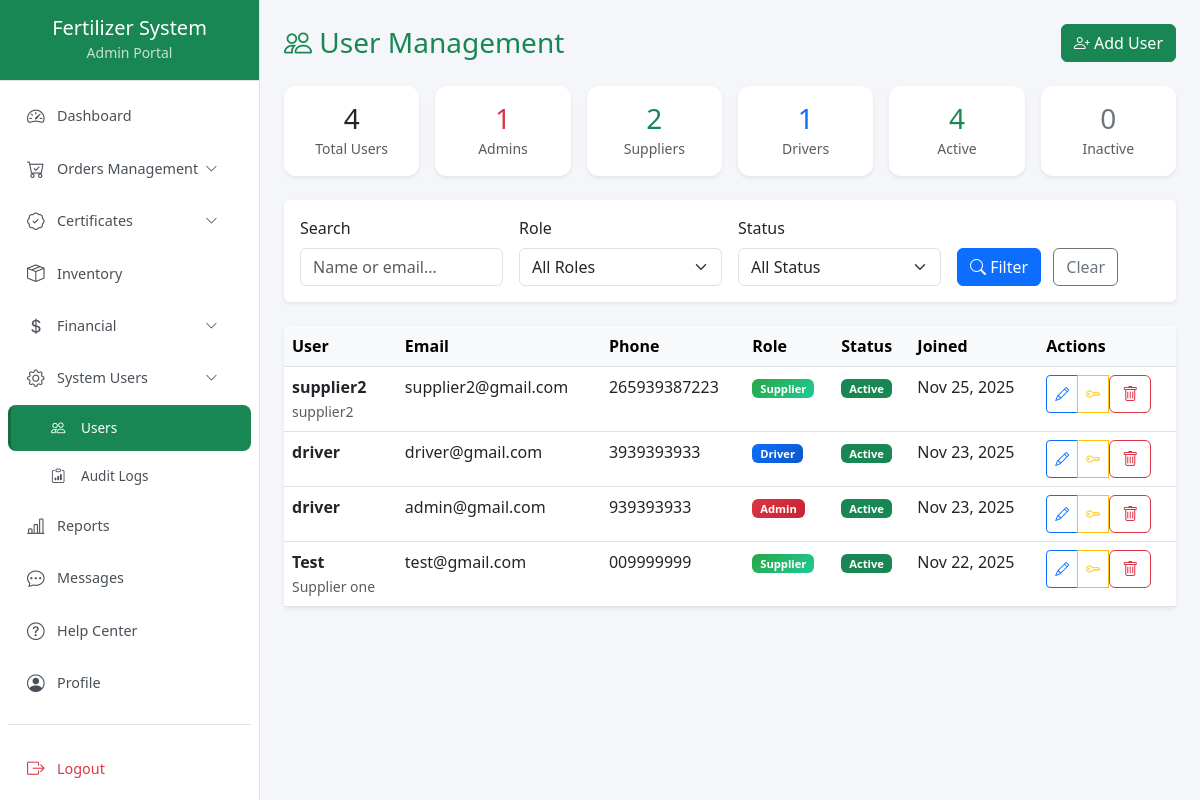
Page /admin/manage_users.php (signed in) on the committed database.
### tables this page shows
CREATE TABLE `suppliers` (
  `id` int(11) NOT NULL,
  `user_id` int(11) NOT NULL,
  `company_name` varchar(255) DEFAULT NULL,
  `phone` varchar(20) DEFAULT NULL,
  `address` text DEFAULT NULL,
  `created_at` timestamp NOT NULL DEFAULT current_timestamp(),
  `updated_at` timestamp NOT NULL DEFAULT current_timestamp() ON UPDATE current_timestamp()
);

CREATE TABLE `users` (
  `id` int(11) NOT NULL,
  `full_name` varchar(255) DEFAULT NULL,
  `email` varchar(100) DEFAULT NULL,
  `phone` varchar(20) DEFAULT NULL,
  `password` varchar(255) DEFAULT NULL,
  `role` enum('admin','supplier','driver') DEFAULT 'supplier',
  `status` enum('active','inactive') DEFAULT 'active',
  `created_at` timestamp NOT NULL DEFAULT current_timestamp()
);

### admin/manage_users.php (the view, shortened to what this page needs)
<?php
include('../includes/db.php');
$role_filter = $_GET['role'] ?? 'all';
$status_filter = $_GET['status'] ?? 'all';
$search = $_GET['search'] ?? '';
$whereConditions = ["1=1"];
$whereClause = implode(' AND ', $whereConditions);
$users = $conn->query("
    SELECT u.*, s.company_name
    FROM users u
    LEFT JOIN suppliers s ON u.id = s.user_id
    WHERE {$whereClause}
    ORDER BY u.created_at DESC
")->fetch_all(MYSQLI_ASSOC);
$stats = $conn->query("
    SELECT
        COUNT(*) as total,
        SUM(CASE WHEN role = 'admin' THEN 1 ELSE 0 END) as admins,
        SUM(CASE WHEN role = 'supplier' THEN 1 ELSE 0 END) as suppliers,
        SUM(CASE WHEN role = 'driver' THEN 1 ELSE 0 END) as drivers,
        SUM(CASE WHEN status = 'active' THEN 1 ELSE 0 END) as active,
        SUM(CASE WHEN status = 'inactive' THEN 1 ELSE 0 END) as inactive
    FROM users
")->fetch_assoc();
?>
<!DOCTYPE html>
<html lang="en">
<head>
    <link href="https://cdn.jsdelivr.net/npm/bootstrap@5.3.0/dist/css/bootstrap.min.css" rel="stylesheet">
    <link href="https://cdn.jsdelivr.net/npm/bootstrap-icons@1.10.5/font/bootstrap-icons.css" rel="stylesheet">
</head>
<body>
<div class="d-flex">
    <?php include('../includes/sidebar.php'); ?>
    <div class="flex-grow-1 p-4">
        <div class="d-flex justify-content-between align-items-center mb-4">
            <h3 class="text-success mb-0"><i class="bi bi-people"></i> User Management</h3>
            <button class="btn btn-success" data-bs-toggle="modal" data-bs-target="#addUserModal">
                <i class="bi bi-person-plus"></i> Add User
            </button>
        </div>
        <div class="row g-3 mb-4">
            <div class="col-md-2">
                <div class="card stat-card shadow-sm text-center">
                    <div class="card-body">
                        <h3 class="mb-0"><?= $stats['total'] ?></h3>
                        <small class="text-muted">Total Users</small>
                    </div>
                </div>
            </div>
            <div class="col-md-2">
                <div class="card stat-card shadow-sm text-center">
                    <div class="card-body">
                        <h3 class="mb-0 text-danger"><?= $stats['admins'] ?></h3>
                        <small class="text-muted">Admins</small>
                    </div>
                </div>
            </div>
            <div class="col-md-2">
                <div class="card stat-card shadow-sm text-center">
                    <div class="card-body">
                        <h3 class="mb-0 text-success"><?= $stats['suppliers'] ?></h3>
                        <small class="text-muted">Suppliers</small>
                    </div>
                </div>
            </div>
            <div class="col-md-2">
                <div class="card stat-card shadow-sm text-center">
                    <div class="card-body">
                        <h3 class="mb-0 text-primary"><?= $stats['drivers'] ?></h3>
                        <small class="text-muted">Drivers</small>
                    </div>
                </div>
            </div>
            <div class="col-md-2">
                <div class="card stat-card shadow-sm text-center">
                    <div class="card-body">
                        <h3 class="mb-0 text-success"><?= $stats['active'] ?></h3>
                        <small class="text-muted">Active</small>
                    </div>
                </div>
            </div>
            <div class="col-md-2">
                <div class="card stat-card shadow-sm text-center">
                    <div class="card-body">
                        <h3 class="mb-0 text-secondary"><?= $stats['inactive'] ?></h3>
                        <small class="text-muted">Inactive</small>
                    </div>
                </div>
            </div>
        </div>
        <div class="card border-0 shadow-sm mb-4">
            <div class="card-body">
                <form method="GET" class="row g-3 align-items-end">
                    <div class="col-md-3">
                        <label class="form-label">Search</label>
                        <input type="text" name="search" class="form-control" placeholder="Name or email..." value="<?= htmlspecialchars($search) ?>">
                    </div>
                    <div class="col-md-3">
                        <label class="form-label">Role</label>
                        <select name="role" class="form-select">
                            <option value="all" <?= $role_filter === 'all' ? 'selected' : '' ?>>All Roles</option>
                        </select>
                    </div>
                    <div class="col-md-3">
                        <label class="form-label">Status</label>
                        <select name="status" class="form-select">
                            <option value="all" <?= $status_filter === 'all' ? 'selected' : '' ?>>All Status</option>
                        </select>
                    </div>
                    <div class="col-md-3">
                        <button type="submit" class="btn btn-primary me-2"><i class="bi bi-search"></i> Filter</button>
                        <a href="manage_users.php" class="btn btn-outline-secondary">Clear</a>
                    </div>
                </form>
            </div>
        </div>
        <div class="card border-0 shadow-sm">
            <div class="card-body p-0">
                <div class="table-responsive">
                    <table class="table table-hover mb-0">
                        <thead class="table-light">
                            <tr>
                                <th>User</th>
                                <th>Email</th>
                                <th>Phone</th>
                                <th>Role</th>
                                <th>Status</th>
                                <th>Joined</th>
                                <th>Actions</th>
                            </tr>
                        </thead>
                        <tbody>
                        <?php if (empty($users)): ?>
                            <tr><td colspan="7" class="text-center py-4 text-muted">No users found.</td></tr>
                        <?php else: ?>
                            <?php foreach ($users as $user): ?>
                            <tr class="user-row">
                                <td>
                                    <strong><?= htmlspecialchars($user['full_name']) ?></strong>
                                    <?php if ($user['company_name']): ?>
                                        <br><small class="text-muted"><?= htmlspecialchars($user['company_name']) ?></small>
                                    <?php endif; ?>
                                </td>
                                <td><?= htmlspecialchars($user['email']) ?></td>
                                <td><?= htmlspecialchars($user['phone'] ?: '-') ?></td>
                                <td>
                                    <span class="badge role-badge-<?= $user['role'] ?> text-white">
                                        <?= ucfirst($user['role']) ?>
                                    </span>
                                </td>
                                <td>
                                    <span class="badge bg-<?= $user['status'] === 'active' ? 'success' : 'secondary' ?>">
                                        <?= ucfirst($user['status']) ?>
                                    </span>
                                </td>
                                <td><?= date('M d, Y', strtotime($user['created_at'])) ?></td>
                                <td>
                                    <div class="btn-group btn-group-sm">
                                        <button class="btn btn-outline-primary" title="Edit"
                                                onclick="editUser(<?= htmlspecialchars(json_encode($user)) ?>)">
                                            <i class="bi bi-pencil"></i>
                                        </button>
                                        <button class="btn btn-outline-warning" title="Reset Password"
                                                onclick="resetPassword(<?= $user['id'] ?>, '<?= htmlspecialchars($user['full_name']) ?>')">
                                            <i class="bi bi-key"></i>
                                        </button>
                                        <form method="POST" class="d-inline" onsubmit="return confirm('Delete this user?');">
                                            <button type="submit" name="delete_user" class="btn btn-outline-danger" title="Delete">
                                                <i class="bi bi-trash"></i>
                                            </button>
                                        </form>
                                    </div>
                                </td>
                            </tr>
                            <?php endforeach; ?>
                        <?php endif; ?>
                        </tbody>
                    </table>
                </div>
            </div>
        </div>
    </div>
</div>
</body>
</html>

### admin/manage_users.php (style rules this page uses)
body { background: #f4f6f9; }
.stat-card { border-radius: 12px; border: none; }
.user-row { transition: background 0.2s; }
.role-badge-admin { background: linear-gradient(135deg, #dc3545, #c82333); }
.role-badge-supplier { background: linear-gradient(135deg, #28a745, #20c997); }
.role-badge-driver { background: linear-gradient(135deg, #0d6efd, #0a58ca); }

### includes/sidebar.php (style rules this page uses)
.badge { font-size: 0.7rem; padding: 0.25rem 0.5rem; }

### rows in the picture
suppliers: user.full_name "supplier2", company_name "supplier2", user.email "supplier2@gmail.com", user.phone "265939387223", user.role "Supplier", user.status "Active", user.created_at "Nov 25, 2025"
users: full_name "driver", email "driver@gmail.com", phone "3939393933", role "Driver", status "Active", created_at "Nov 23, 2025"
users: full_name "driver", email "admin@gmail.com", phone "939393933", role "Admin", status "Active", created_at "Nov 23, 2025"
suppliers: user.full_name "Test", company_name "Supplier one", user.email "test@gmail.com", user.phone "009999999", user.role "Supplier", user.status "Active", user.created_at "Nov 22, 2025"

### other values in the picture
$role "Admin"
$stats['total'] "4"
$stats['admins'] "1"
$stats['suppliers'] "2"
$stats['drivers'] "1"
$stats['active'] "4"
$stats['inactive'] "0"
